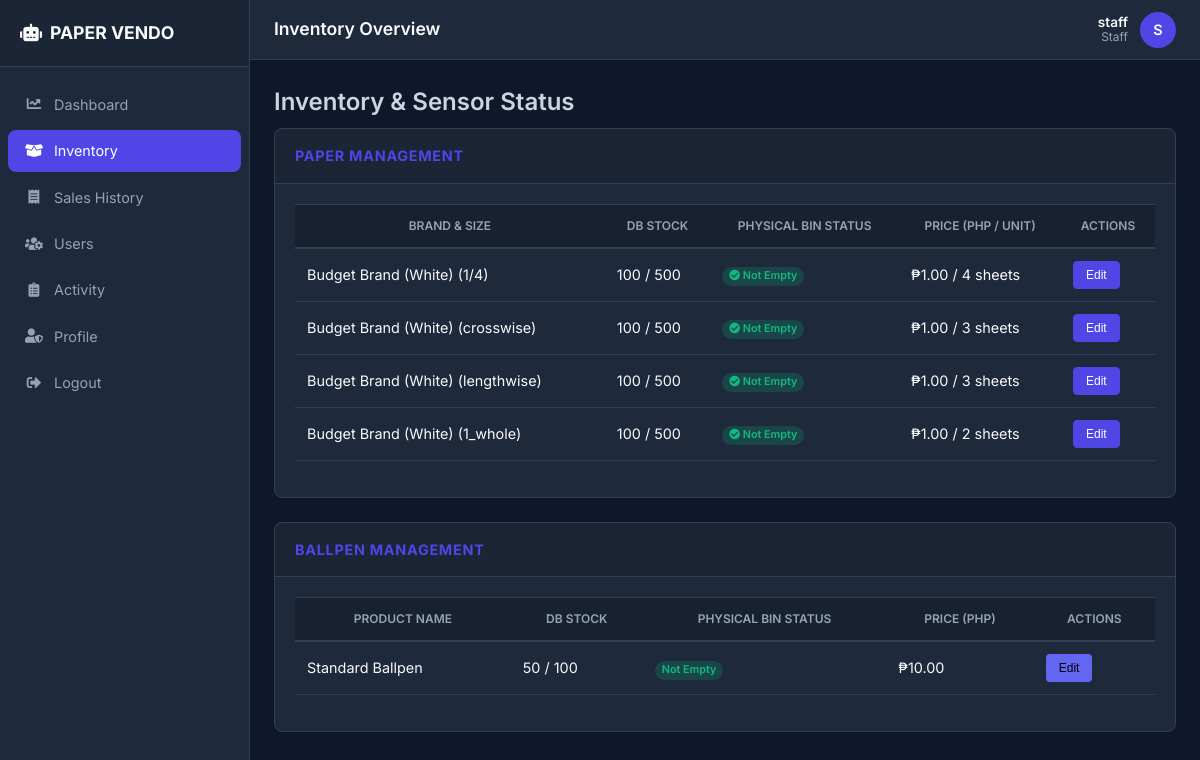
The app's page /inventory.php (signed in) with its own data.
### tables this page shows
CREATE TABLE `paper_settings` (
  `id` int(11) NOT NULL AUTO_INCREMENT,
  `brand_name` varchar(100) NOT NULL,
  `paper_size` enum('1/4','crosswise','lengthwise','1_whole') NOT NULL DEFAULT '1_whole',
  `cost_per_unit` decimal(10,2) NOT NULL DEFAULT 1.00,
  `sheets_per_unit` int(11) NOT NULL DEFAULT 1,
  `current_stock` int(11) NOT NULL DEFAULT 0,
  `max_capacity` int(11) DEFAULT 500,
  `physical_status` enum('Good','Empty') NOT NULL DEFAULT 'Good',  
  `image` varchar(255) DEFAULT NULL,
  PRIMARY KEY (`id`)
);

CREATE TABLE `ballpen_settings` (
  `id` int(11) NOT NULL AUTO_INCREMENT,
  `item_name` varchar(100) NOT NULL DEFAULT 'Ballpen',
  `cost_per_unit` decimal(10,2) NOT NULL DEFAULT 10.00,
  `current_stock` int(11) NOT NULL DEFAULT 0,
  `max_capacity` int(11) DEFAULT 100,
  `physical_status` enum('Good','Empty') NOT NULL DEFAULT 'Good',  
  PRIMARY KEY (`id`)
);

### inventory.php (the view, shortened to what this page needs)
<?php
require_once 'auth.php';
?>
<!DOCTYPE html>
<html lang="en">
<head>
    <link rel="stylesheet" href="style.css">
    <link href="https://cdnjs.cloudflare.com/ajax/libs/font-awesome/5.15.3/css/all.min.css" rel="stylesheet">
</head>
<body>
    <div class="dashboard-wrapper">
        <?php include 'navbar.php'; ?>
        <div id="content">
            <?php include 'header.php'; ?>
            <div class="container-fluid">
                <h1 class="h3 mb-4 text-gray-800">Inventory & Sensor Status</h1>
                <div class="card shadow mb-4">
                    <div class="card-header py-3"><h6>Paper Management</h6></div>
                    <div class="card-body">
                        <div class="table-responsive">
                            <table class="table table-bordered">
                                <thead>
                                    <tr>
                                        <th>Brand & Size</th>
                                        <th>DB Stock</th>
                                        <th>Physical Bin Status</th>
                                        <th>Price (PHP / Unit)</th>
                                        <th>Actions</th>
                                    </tr>
                                </thead>
                                <tbody>
                                    <?php
                                    $res = $conn->query("SELECT * FROM paper_settings");
                                    while($row = $res->fetch_assoc()):
                                        $status_text = ($row['physical_status'] == 'Empty') ? 'Empty' : 'Not Empty';
                                        $s_color = ($row['physical_status'] == 'Empty') ? 'danger' : 'success';
                                        $s_icon = ($row['physical_status'] == 'Empty') ? 'fa-times-circle' : 'fa-check-circle';
                                    ?>
                                    <tr>
                                        <td><?php echo $row['brand_name'] . " (" . $row['paper_size'] . ")"; ?></td>
                                        <td><?php echo $row['current_stock'] . " / " . $row['max_capacity']; ?></td>
                                        <td>
                                            <span class="badge badge-<?php echo $s_color; ?>">
                                                <i class="fas <?php echo $s_icon; ?>"></i> <?php echo $status_text; ?>
                                            </span>
                                        </td>
                                        <td>₱<?php echo $row['cost_per_unit'] . " / " . $row['sheets_per_unit'] . " sheets"; ?></td>
                                        <td>
                                            <button class="btn btn-primary btn-sm" onclick="openEditModal(<?php echo htmlspecialchars(json_encode($row)); ?>)">Edit</button>
                                        </td>
                                    </tr>
                                    <?php endwhile; ?>
                                </tbody>
                            </table>
                        </div>
                    </div>
                </div>
                <div class="card shadow mb-4">
                    <div class="card-header py-3"><h6>Ballpen Management</h6></div>
                    <div class="card-body">
                        <div class="table-responsive">
                            <table class="table table-bordered">
                                <thead>
                                    <tr>
                                        <th>Product Name</th>
                                        <th>DB Stock</th>
                                        <th>Physical Bin Status</th>
                                        <th>Price (PHP)</th>
                                        <th>Actions</th>
                                    </tr>
                                </thead>
                                <tbody>
                                    <?php
                                    $res = $conn->query("SELECT * FROM ballpen_settings");
                                    while($row = $res->fetch_assoc()):
                                        $status_text = ($row['physical_status'] == 'Empty') ? 'Empty' : 'Not Empty';
                                        $s_color = ($row['physical_status'] == 'Empty') ? 'danger' : 'success';
                                    ?>
                                    <tr>
                                        <td><?php echo $row['item_name']; ?></td>
                                        <td><?php echo $row['current_stock'] . " / " . $row['max_capacity']; ?></td>
                                        <td><span class="badge badge-<?php echo $s_color; ?>"><?php echo $status_text; ?></span></td>
                                        <td>₱<?php echo number_format($row['cost_per_unit'], 2); ?></td>
                                        <td>
                                            <button class="btn btn-sm text-white" style="background:#6366f1;" onclick="openPenModal(<?php echo htmlspecialchars(json_encode($row)); ?>)">Edit</button>
                                        </td>
                                    </tr>
                                    <?php endwhile; ?>
                                </tbody>
                            </table>
                        </div>
                    </div>
                </div>
            </div>
        </div>
    </div>
</body>
</html>

### style.css (style rules this page uses)
:root { --primary: #4f46e5; --primary-hover: #4338ca; --secondary: #64748b; --success: #10b981; --success-hover: #059669; --danger: #ef4444; --danger-hover: #dc2626; --warning: #f59e0b; --info: #3b82f6; --bg-body: #0f172a; --bg-sidebar: #1e293b; --bg-card: #1e293b; --bg-input: #334155; --text-main: #f8fafc; --text-muted: #94a3b8; --text-light: #cbd5e1; --border-color: #334155; --border-radius: 8px; --border-radius-sm: 4px; --border-radius-lg: 12px; --shadow-sm: 0 1px 2px 0 rgba(0, 0, 0, 0.05); --shadow-md: 0 4px 6px -1px rgba(0, 0, 0, 0.1), 0 2px 4px -1px rgba(0, 0, 0, 0.06); --shadow-lg: 0 10px 15px -3px rgba(0, 0, 0, 0.1), 0 4px 6px -2px rgba(0, 0, 0, 0.05); --transition: all 0.2s ease-in-out; }
* { margin: 0; padding: 0; box-sizing: border-box; }
body { font-family: 'Inter', sans-serif; background-color: var(--bg-body); color: var(--text-main); line-height: 1.5; font-size: 0.9rem; overflow-x: hidden; }
h1, h2, h3, h4, h5, h6 { font-weight: 600; color: var(--text-main); margin-bottom: 0.5rem; }
h1 { font-size: 1.5rem; }
h6 { font-size: 0.9rem; text-transform: uppercase; letter-spacing: 0.05em; color: var(--text-muted); }
.dashboard-wrapper { display: flex; min-height: 100vh; }
#content { flex: 1; margin-left: 250px; width: calc(100% - 250px); display: flex; flex-direction: column; min-height: 100vh; }
.container-fluid { padding: 1.5rem; width: 100%; }
.card { background: var(--bg-card); border: 1px solid var(--border-color); border-radius: var(--border-radius); padding: 1.25rem; box-shadow: var(--shadow-sm); margin-bottom: 1.5rem; }
.card-header { margin: -1.25rem -1.25rem 1.25rem -1.25rem; padding: 1rem 1.25rem; border-bottom: 1px solid var(--border-color); background: rgba(0, 0, 0, 0.1); display: flex; justify-content: space-between; align-items: center; border-radius: var(--border-radius) var(--border-radius) 0 0; }
.card-header h6 { margin: 0; font-weight: 700; color: var(--primary); }
.btn { display: inline-flex; align-items: center; justify-content: center; padding: 0.5rem 1rem; font-size: 0.85rem; font-weight: 500; border-radius: var(--border-radius-sm); border: 1px solid transparent; cursor: pointer; transition: var(--transition); text-decoration: none; line-height: 1.5; gap: 0.5rem; }
.btn-sm { padding: 0.25rem 0.75rem; font-size: 0.75rem; }
.btn-primary { background-color: var(--primary); color: #fff; border-color: var(--primary); }
.table-responsive { display: block; width: 100%; overflow-x: auto; }
.table { width: 100%; margin-bottom: 1rem; color: var(--text-main); border-collapse: collapse; }
.table th, .table td { padding: 0.75rem; vertical-align: middle; border-top: 1px solid var(--border-color); border-bottom: 1px solid var(--border-color); }
.table th { font-weight: 600; text-transform: uppercase; font-size: 0.75rem; color: var(--text-muted); background-color: rgba(0, 0, 0, 0.2); border-bottom: 2px solid var(--border-color); }
.text-gray-800 { color: var(--text-light) !important; }
.badge { display: inline-block; padding: 0.35em 0.65em; font-size: 0.75em; font-weight: 600; line-height: 1; text-align: center; white-space: nowrap; vertical-align: baseline; border-radius: 9999px; }
.badge-success { background-color: rgba(16, 185, 129, 0.2); color: var(--success); }

### records on screen
paper_settings: brand_name "Budget Brand (White)", paper_size "1/4", current_stock "100", max_capacity "500", physical_status "Not Empty", cost_per_unit "1.00", sheets_per_unit "4"
paper_settings: brand_name "Budget Brand (White)", paper_size "crosswise", current_stock "100", max_capacity "500", physical_status "Not Empty", cost_per_unit "1.00", sheets_per_unit "3"
paper_settings: brand_name "Budget Brand (White)", paper_size "lengthwise", current_stock "100", max_capacity "500", physical_status "Not Empty", cost_per_unit "1.00", sheets_per_unit "3"
paper_settings: brand_name "Budget Brand (White)", paper_size "1_whole", current_stock "100", max_capacity "500", physical_status "Not Empty", cost_per_unit "1.00", sheets_per_unit "2"
ballpen_settings: item_name "Standard Ballpen", current_stock "50", max_capacity "100", physical_status "Not Empty", cost_per_unit "10.00"

### other values on screen
$page_title "Inventory"
$_SESSION['username'] "staff"
$_SESSION['role'] "Staff"
substr($_SESSION['username'], 0, 1) "S"
